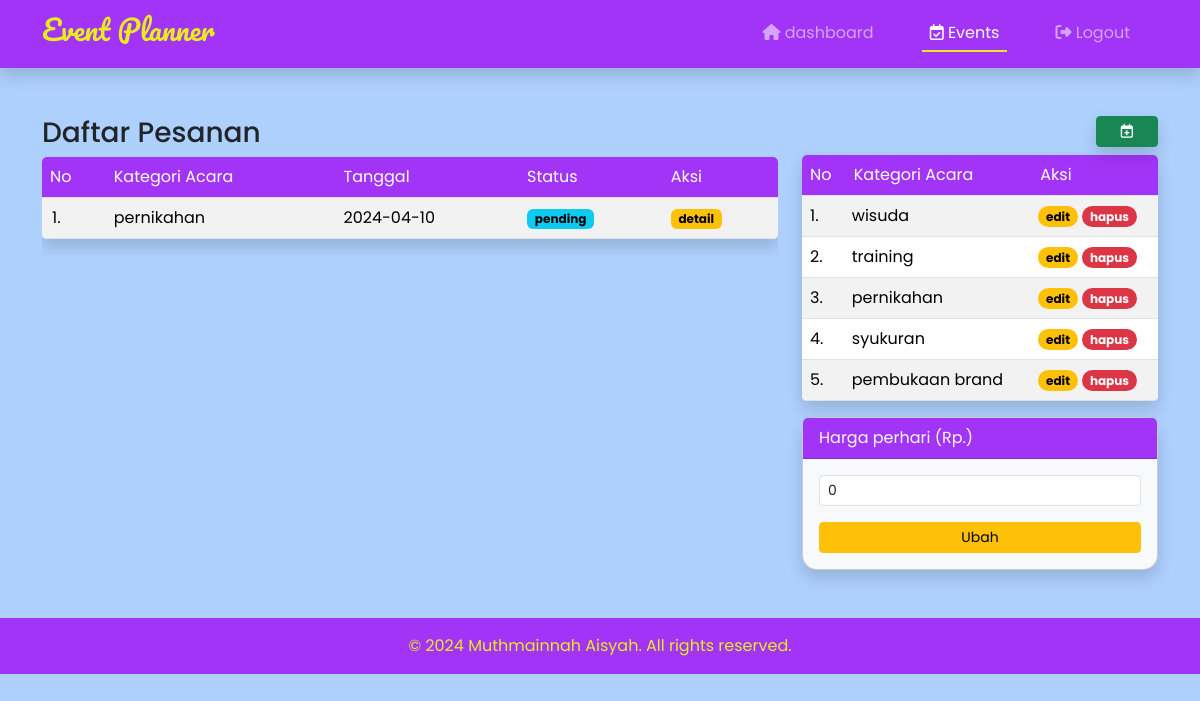
Screenshot of /admin/events.php (signed in) with the database file from the repository.
### tables this page shows
CREATE TABLE `event` (
  `id` int(11) NOT NULL,
  `id_user` int(11) NOT NULL,
  `nama` varchar(255) NOT NULL,
  `no_hp` varchar(100) NOT NULL,
  `jenis_acara` varchar(150) NOT NULL,
  `tanggal_mulai` date NOT NULL,
  `tanggal_selesai` date NOT NULL,
  `total_biaya` int(11) NOT NULL,
  `deskripsi_acara` text NOT NULL,
  `gambar` varchar(255) NOT NULL,
  `konfirmasi` varchar(100) NOT NULL
);

CREATE TABLE `kategori` (
  `id` int(11) NOT NULL,
  `kategori` varchar(100) NOT NULL
);

### admin/events.php (the view, shortened to what this page needs)
<?php
require '../koneksi.php';
?>
<!DOCTYPE html>
<html lang="en">
<head>
    <link href="https://cdn.jsdelivr.net/npm/bootstrap@5.3.3/dist/css/bootstrap.min.css" rel="stylesheet">
    <link rel="stylesheet" href="https://cdnjs.cloudflare.com/ajax/libs/font-awesome/6.0.0-beta3/css/all.min.css">
    <link rel="stylesheet" href="../css/style.css">
    <link rel="stylesheet" href="../css/admin.css">
</head>
<body>
    <?php include "partials/navbar.php" ?>
    <div class="container mt-5">
        <div class="row">
            <div class="col-md-8">
                <h3 class="mb-2">Daftar Pesanan</h3>
                <div class="overflow-x-auto">
                    <table class="table table-custom table-striped table-hover shadow table-responsive">
                        <thead>
                            <tr class="text-light">
                                <td scope="col" class="px-2">No</td>
                                <td scope="col">Kategori Acara</td>
                                <td scope="col">Tanggal</td>
                                <td scope="col">Status</td>
                                <td scope="col">Aksi</td>
                            </tr>
                        </thead>
                        <tbody>
                            <?php
                                $sql = mysqli_query($koneksi, "SELECT * FROM event ORDER BY id DESC");
                                $no = 0;
                                while($data = mysqli_fetch_array($sql)) {
                                    $no++
                            ?>
                            <tr>
                                <td><?=$no?>.</td>
                                <td><?=$data['jenis_acara']?></td>
                                <td><?=$data['tanggal_mulai']?></td>
                                <td>
                                    <?=$data['konfirmasi'] == "konfir" ? "<span class='badge text-bg-success'>disetujui</span>" : "<span class='badge text-bg-info'>pending</span>"?>
                                </td>
                                <td>
                                    <a href="#" class="badge text-bg-warning text-decoration-none" data-bs-toggle="modal" data-bs-target="#detail-modal-<?=$data['id']?>">detail</a>
                                </td>
                            </tr>
                            <?php } ?>
                        </tbody>
                    </table>
                </div>
            </div>
            <div class="col-md-4">
                <div class="row justify-content-end mb-2">
                    <div class="col-md-auto">
                        <a class="btn btn-sm btn-success px-4 shadow" data-bs-toggle="modal" data-bs-target="#kategori-modal" title="Tambah kategori"><i class="fa-regular fa-calendar-plus"></i></a>
                    </div>
                </div>
                <table class="table table-striped table-hover shadow">
                    <thead>
                        <tr class="text-light">
                            <td scope="col" class="px-2">No</td>
                            <td scope="col">Kategori Acara</td>
                            <td scope="col">Aksi</td>
                        </tr>
                    </thead>
                    <tbody>
                        <?php
                        $sql = mysqli_query($koneksi, "SELECT * FROM kategori");
                        $no=0;
                        while($data = mysqli_fetch_array($sql)) {
                            $no++;
                        ?>
                        <tr>
                            <td scope="row" class="px-2"><?=$no?>.</td>
                            <td class="px-2"><?=$data['kategori']?></td>
                            <td class="px-2">
                                <a href="#" class="badge rounded-pill text-bg-warning text-decoration-none" data-bs-toggle="modal" data-bs-target="#edit-modal-<?=$data['id']?>">edit</a>
                                <a href="action.php?act=hapus&id=<?=$data['id']?>" class="badge rounded-pill text-bg-danger text-decoration-none" onclick="return confirm('Apakah Anda yakin ingin menghapus kategori dari daftar?')">hapus</a>
                            </td class="px-2">
                        </tr>
                        <?php } ?>
                    </tbody>
                </table>
                <div class="card shadow bg-light">
                    <div class="card-header bg-prpl text-light">Harga perhari (Rp.)</div>
                    <div class="card-body">
                        <?php
                        $sql = mysqli_query($koneksi, "SELECT * FROM tempat_event WHERE id_admin='$_SESSION[id]'");
                        if(mysqli_num_rows($sql) <= 0) {
                            $harga = 0;
                        } else {
                            $data = mysqli_fetch_array($sql);
                            $harga = $data['harga'];
                        }
                        ?>
                        <form action="action.php" method="post">
                            <input type="number" class="form-control form-control-sm mb-3" name="harga_perjam" value="<?=$harga?>" required>
                            <div class="d-grid">
                                <input type="submit" class="btn btn-warning btn-sm" value="Ubah" id="btn-ubah-harga" name="ubah_harga">
                            </div>
                        </form>
                    </div>
                </div>
            </div>
        </div>
    </div>
    <footer class="footer mt-5 py-3">
        <div class="container text-center">
            <span class="copy">&copy; 2024 Muthmainnah Aisyah. All rights reserved.</span>
        </div>
    </footer>
</body>
</html>

### css/style.css (style rules this page uses)
body { font-family: "Poppins", sans-serif !important; background-color: #aed0fd; }
html { scroll-behavior: smooth; }
.card { background-color: #FB88B4; border-radius: 15px; }
.footer { background-color: #a134f6; }
.copy { color: #e8ec1e !important; }

### css/admin.css (style rules this page uses)
body { font-family: "Poppins", sans-serif !important; background-color: #aed0fd; }
html { scroll-behavior: smooth; }
.table { background-color: #F8F9FA; overflow: hidden; padding-inline: 20px; border-radius: 5px; }
.table thead tr td { background-color: #A134F6; color: #fff; }
.table tr td, .table tr th { padding-inline: 10px; }
.footer { background-color: #a134f6; }
.copy { color: #e8ec1e !important; }
.bg-prpl { background-color: #a134f6; }

### rows the page displays
event: jenis_acara "pernikahan", tanggal_mulai "2024-04-10", konfirmasi "pending"
kategori: kategori "wisuda"
kategori: kategori "training"
kategori: kategori "pernikahan"
kategori: kategori "syukuran"
kategori: kategori "pembukaan brand"
